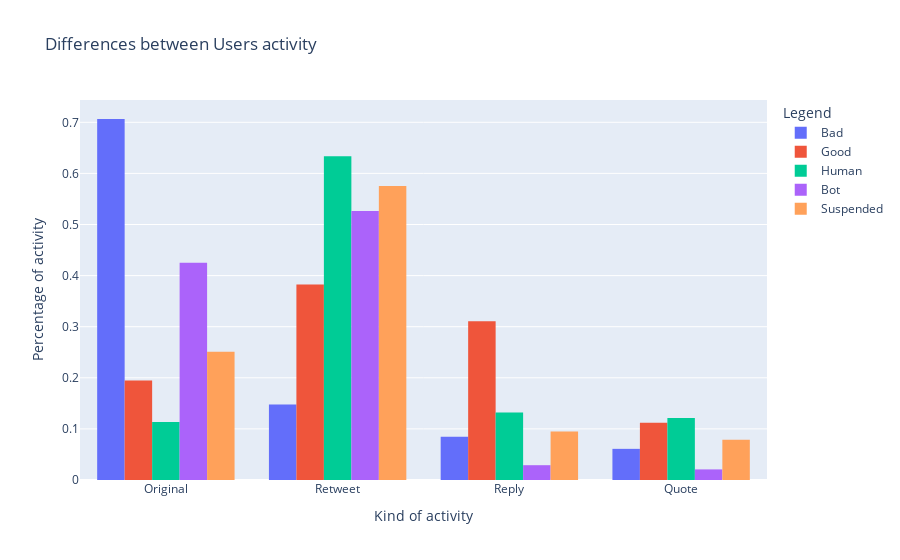

The notebook cell saved with this chart:
### Code cell
labels = ["Original", "Retweet", "Reply", "Quote"]

fig = go.Figure()
fig.add_trace(go.Histogram(histfunc="sum", y=bad_values, x=labels, name="Bad"))
fig.add_trace(go.Histogram(histfunc="sum", y=good_values, x=labels, name="Good"))
fig.add_trace(go.Histogram(histfunc="sum", y=human_values, x=labels, name="Human"))
fig.add_trace(go.Histogram(histfunc="sum", y=bot_values, x=labels, name="Bot"))
fig.add_trace(go.Histogram(histfunc="sum", y=susp_values, x=labels, name="Suspended"))

fig.update_layout(
    title="Differences between Users activity",
    xaxis_title="Kind of activity",
    yaxis_title="Percentage of activity",
    legend_title="Legend")
fig.show()

### Figure 1 — Plotly figure (JSON) as saved in the notebook; plotly's stock layout.template omitted (floating-point values rounded to 4 significant figures)
{"data": [{"histfunc": "sum", "name": "Bad", "type": "histogram", "x": ["Original", "Retweet", "Reply", "Quote"], "y": [0.7065, 0.1479, 0.08466, 0.06096]}, {"histfunc": "sum", "name": "Good", "type": "histogram", "x": ["Original", "Retweet", "Reply", "Quote"], "y": [0.1949, 0.3825, 0.3108, 0.1118]}, {"histfunc": "sum", "name": "Human", "type": "histogram", "x": ["Original", "Retweet", "Reply", "Quote"], "y": [0.1136, 0.6334, 0.1319, 0.1212]}, {"histfunc": "sum", "name": "Bot", "type": "histogram", "x": ["Original", "Retweet", "Reply", "Quote"], "y": [0.4249, 0.5264, 0.02896, 0.02072]}, {"histfunc": "sum", "name": "Suspended", "type": "histogram", "x": ["Original", "Retweet", "Reply", "Quote"], "y": [0.2509, 0.5754, 0.09504, 0.07862]}], "layout": {"legend": {"title": {"text": "Legend"}}, "title": {"text": "Differences between Users activity"}, "xaxis": {"title": {"text": "Kind of activity"}}, "yaxis": {"title": {"text": "Percentage of activity"}}}}
